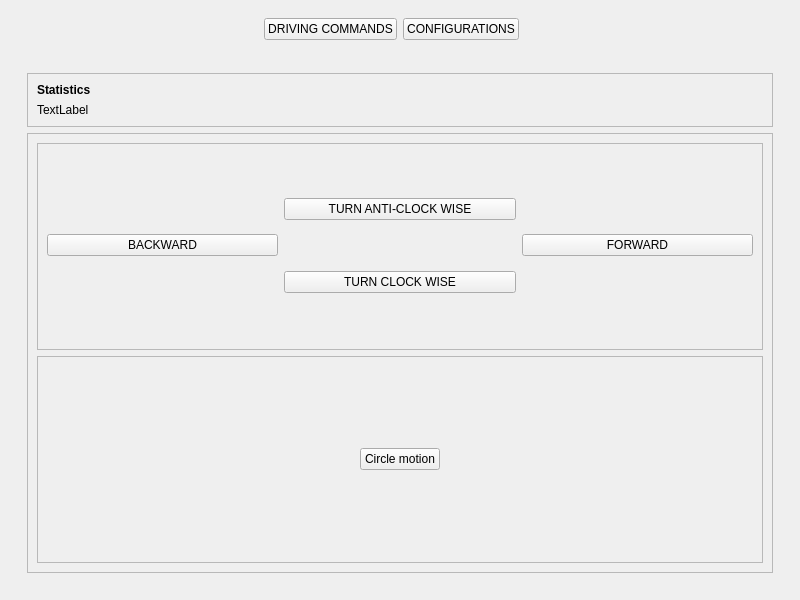
<?xml version="1.0" encoding="UTF-8"?>
<ui version="4.0">
 <class>MainWindow</class>
 <widget class="QMainWindow" name="MainWindow">
  <property name="geometry">
   <rect>
    <x>0</x>
    <y>0</y>
    <width>800</width>
    <height>600</height>
   </rect>
  </property>
  <property name="windowTitle">
   <string>MainWindow</string>
  </property>
  <widget class="QWidget" name="centralwidget">
   <layout class="QGridLayout" name="gridLayout">
    <item row="0" column="0" alignment="Qt::AlignTop">
     <widget class="QWidget" name="widget" native="true">
      <layout class="QGridLayout" name="gridLayout_2">
       <item row="0" column="0" alignment="Qt::AlignRight">
        <widget class="QPushButton" name="drive">
         <property name="text">
          <string>DRIVING COMMANDS</string>
         </property>
        </widget>
       </item>
       <item row="0" column="1" alignment="Qt::AlignLeft">
        <widget class="QPushButton" name="config">
         <property name="text">
          <string>CONFIGURATIONS</string>
         </property>
        </widget>
       </item>
      </layout>
     </widget>
    </item>
    <item row="1" column="0">
     <widget class="QWidget" name="widget_2" native="true">
      <property name="sizePolicy">
       <sizepolicy hsizetype="Preferred" vsizetype="Expanding">
        <horstretch>0</horstretch>
        <verstretch>0</verstretch>
       </sizepolicy>
      </property>
      <layout class="QGridLayout" name="gridLayout_3">
       <item row="0" column="0">
        <widget class="QStackedWidget" name="stackedWidget">
         <property name="currentIndex">
          <number>0</number>
         </property>
         <widget class="QWidget" name="page">
          <layout class="QGridLayout" name="gridLayout_7">
           <item row="0" column="0" alignment="Qt::AlignTop">
            <widget class="QFrame" name="frame_8">
             <property name="sizePolicy">
              <sizepolicy hsizetype="Preferred" vsizetype="Expanding">
               <horstretch>0</horstretch>
               <verstretch>0</verstretch>
              </sizepolicy>
             </property>
             <property name="frameShape">
              <enum>QFrame::StyledPanel</enum>
             </property>
             <property name="frameShadow">
              <enum>QFrame::Raised</enum>
             </property>
             <layout class="QVBoxLayout" name="verticalLayout_2">
              <item>
               <widget class="QLabel" name="label_6">
                <property name="font">
                 <font>
                  <weight>75</weight>
                  <bold>true</bold>
                 </font>
                </property>
                <property name="text">
                 <string>Statistics</string>
                </property>
               </widget>
              </item>
              <item>
               <widget class="QLabel" name="data">
                <property name="text">
                 <string>TextLabel</string>
                </property>
               </widget>
              </item>
             </layout>
            </widget>
           </item>
           <item row="1" column="0">
            <widget class="QFrame" name="frame_9">
             <property name="sizePolicy">
              <sizepolicy hsizetype="Preferred" vsizetype="Expanding">
               <horstretch>0</horstretch>
               <verstretch>0</verstretch>
              </sizepolicy>
             </property>
             <property name="frameShape">
              <enum>QFrame::StyledPanel</enum>
             </property>
             <property name="frameShadow">
              <enum>QFrame::Raised</enum>
             </property>
             <layout class="QGridLayout" name="gridLayout_9">
              <item row="0" column="0">
               <widget class="QFrame" name="frame_10">
                <property name="frameShape">
                 <enum>QFrame::StyledPanel</enum>
                </property>
                <property name="frameShadow">
                 <enum>QFrame::Raised</enum>
                </property>
                <layout class="QGridLayout" name="gridLayout_8">
                 <item row="0" column="0" rowspan="2">
                  <widget class="QPushButton" name="left">
                   <property name="text">
                    <string>BACKWARD</string>
                   </property>
                  </widget>
                 </item>
                 <item row="0" column="1">
                  <widget class="QPushButton" name="up">
                   <property name="text">
                    <string>TURN ANTI-CLOCK WISE</string>
                   </property>
                  </widget>
                 </item>
                 <item row="0" column="2" rowspan="2">
                  <widget class="QPushButton" name="right">
                   <property name="text">
                    <string>FORWARD</string>
                   </property>
                  </widget>
                 </item>
                 <item row="1" column="1">
                  <widget class="QPushButton" name="down">
                   <property name="text">
                    <string>TURN CLOCK WISE</string>
                   </property>
                  </widget>
                 </item>
                </layout>
               </widget>
              </item>
              <item row="1" column="0">
               <widget class="QFrame" name="frame_11">
                <property name="frameShape">
                 <enum>QFrame::StyledPanel</enum>
                </property>
                <property name="frameShadow">
                 <enum>QFrame::Raised</enum>
                </property>
                <layout class="QGridLayout" name="gridLayout_10">
                 <item row="0" column="0" alignment="Qt::AlignHCenter">
                  <widget class="QPushButton" name="circle">
                   <property name="text">
                    <string>Circle motion</string>
                   </property>
                  </widget>
                 </item>
                </layout>
               </widget>
              </item>
             </layout>
            </widget>
           </item>
          </layout>
         </widget>
         <widget class="QWidget" name="page_2">
          <layout class="QGridLayout" name="gridLayout_4">
           <item row="0" column="0" alignment="Qt::AlignTop">
            <widget class="QFrame" name="frame">
             <property name="frameShape">
              <enum>QFrame::StyledPanel</enum>
             </property>
             <property name="frameShadow">
              <enum>QFrame::Raised</enum>
             </property>
             <layout class="QGridLayout" name="gridLayout_5">
              <item row="0" column="0" alignment="Qt::AlignRight|Qt::AlignVCenter">
               <widget class="QLabel" name="label">
                <property name="text">
                 <string>Choose a Turtle :</string>
                </property>
               </widget>
              </item>
              <item row="0" column="1" alignment="Qt::AlignLeft|Qt::AlignVCenter">
               <widget class="QComboBox" name="comboBox"/>
              </item>
             </layout>
            </widget>
           </item>
           <item row="1" column="0" alignment="Qt::AlignTop">
            <widget class="QFrame" name="frame_2">
             <property name="sizePolicy">
              <sizepolicy hsizetype="Preferred" vsizetype="Expanding">
               <horstretch>0</horstretch>
               <verstretch>0</verstretch>
              </sizepolicy>
             </property>
             <property name="frameShape">
              <enum>QFrame::StyledPanel</enum>
             </property>
             <property name="frameShadow">
              <enum>QFrame::Raised</enum>
             </property>
             <layout class="QHBoxLayout" name="horizontalLayout_4">
              <item>
               <widget class="QPushButton" name="clear">
                <property name="text">
                 <string> Clear path</string>
                </property>
               </widget>
              </item>
              <item>
               <widget class="QPushButton" name="add_turtle">
                <property name="text">
                 <string>Add turtle</string>
                </property>
               </widget>
              </item>
              <item>
               <widget class="QPushButton" name="kill_turtle">
                <property name="text">
                 <string>Kill Turtle</string>
                </property>
               </widget>
              </item>
             </layout>
            </widget>
           </item>
           <item row="2" column="0">
            <widget class="QFrame" name="frame_3">
             <property name="sizePolicy">
              <sizepolicy hsizetype="Preferred" vsizetype="Expanding">
               <horstretch>0</horstretch>
               <verstretch>0</verstretch>
              </sizepolicy>
             </property>
             <property name="frameShape">
              <enum>QFrame::StyledPanel</enum>
             </property>
             <property name="frameShadow">
              <enum>QFrame::Raised</enum>
             </property>
             <layout class="QVBoxLayout" name="verticalLayout">
              <item>
               <widget class="QFrame" name="frame_4">
                <property name="frameShape">
                 <enum>QFrame::StyledPanel</enum>
                </property>
                <property name="frameShadow">
                 <enum>QFrame::Raised</enum>
                </property>
                <layout class="QGridLayout" name="gridLayout_6">
                 <item row="0" column="0" alignment="Qt::AlignHCenter">
                  <widget class="QLabel" name="label_2">
                   <property name="font">
                    <font>
                     <weight>75</weight>
                     <bold>true</bold>
                    </font>
                   </property>
                   <property name="text">
                    <string>CHANGE BACKGROUND</string>
                   </property>
                  </widget>
                 </item>
                </layout>
               </widget>
              </item>
              <item>
               <widget class="QFrame" name="frame_7">
                <property name="frameShape">
                 <enum>QFrame::StyledPanel</enum>
                </property>
                <property name="frameShadow">
                 <enum>QFrame::Raised</enum>
                </property>
                <layout class="QHBoxLayout" name="horizontalLayout">
                 <item alignment="Qt::AlignRight">
                  <widget class="QLabel" name="label_3">
                   <property name="text">
                    <string>red</string>
                   </property>
                  </widget>
                 </item>
                 <item alignment="Qt::AlignHCenter">
                  <widget class="QLineEdit" name="r_lineEdit"/>
                 </item>
                 <item alignment="Qt::AlignLeft">
                  <widget class="QPushButton" name="r_button">
                   <property name="text">
                    <string>apply changes</string>
                   </property>
                  </widget>
                 </item>
                </layout>
               </widget>
              </item>
              <item>
               <widget class="QFrame" name="frame_6">
                <property name="frameShape">
                 <enum>QFrame::StyledPanel</enum>
                </property>
                <property name="frameShadow">
                 <enum>QFrame::Raised</enum>
                </property>
                <layout class="QHBoxLayout" name="horizontalLayout_2">
                 <item alignment="Qt::AlignRight">
                  <widget class="QLabel" name="label_4">
                   <property name="text">
                    <string>blue</string>
                   </property>
                  </widget>
                 </item>
                 <item alignment="Qt::AlignHCenter">
                  <widget class="QLineEdit" name="b_lineEdit"/>
                 </item>
                 <item alignment="Qt::AlignLeft">
                  <widget class="QPushButton" name="b_button">
                   <property name="text">
                    <string>apply changes</string>
                   </property>
                  </widget>
                 </item>
                </layout>
               </widget>
              </item>
              <item>
               <widget class="QFrame" name="frame_5">
                <property name="frameShape">
                 <enum>QFrame::StyledPanel</enum>
                </property>
                <property name="frameShadow">
                 <enum>QFrame::Raised</enum>
                </property>
                <layout class="QHBoxLayout" name="horizontalLayout_3">
                 <item alignment="Qt::AlignRight">
                  <widget class="QLabel" name="label_5">
                   <property name="text">
                    <string>green</string>
                   </property>
                  </widget>
                 </item>
                 <item alignment="Qt::AlignHCenter">
                  <widget class="QLineEdit" name="g_lineEdit"/>
                 </item>
                 <item alignment="Qt::AlignLeft">
                  <widget class="QPushButton" name="g_button">
                   <property name="text">
                    <string>apply changes</string>
                   </property>
                  </widget>
                 </item>
                </layout>
               </widget>
              </item>
             </layout>
            </widget>
           </item>
          </layout>
         </widget>
        </widget>
       </item>
      </layout>
     </widget>
    </item>
   </layout>
  </widget>
 </widget>
 <resources/>
 <connections/>
</ui>
